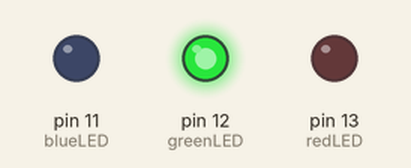
This sketch was run on a simulated Arduino Uno, built with avr-gcc and run on an emulated ATmega328P. Parts: output pins drawn as LEDs (lit = HIGH).

Above: at 1.2 s.
At 26.5 s:
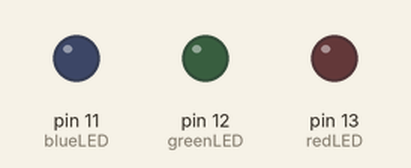
At 41.05 s:
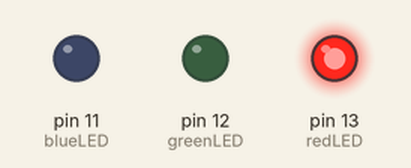
At 52.5 s:
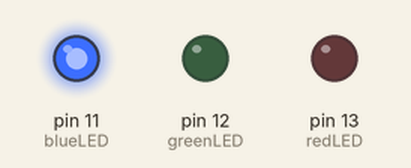
Timing chart, 0 to 53.3 s (numbered marks = the images above):
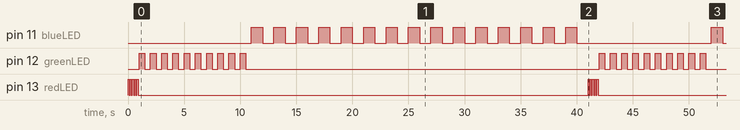

Measured:
- by itself, pin 11 (blueLED): repeats every 41.0 s: HIGH 1.0 s, LOW 12.0 s, 14 × (HIGH 1.0 s, LOW 1.0 s)
- by itself, pin 12 (greenLED): repeats every 41.0 s: 9 × (LOW 0.50 s, HIGH 0.50 s), LOW 31.5 s, HIGH 0.50 s
- by itself, pin 13 (redLED): repeats every 41.0 s: 4 × (LOW 0.10 s, HIGH 0.10 s), LOW 40.1 s, HIGH 0.10 s

The sketch:

Code.ino
```cpp
int redLED = 13;
int greenLED = 12;
int blueLED = 11;
int fast = 100;
int slow = 500;
int veryslow = 1000;

void setup() {
  // put your setup code here, to run once:
pinMode(redLED,OUTPUT);
pinMode(greenLED,OUTPUT);
pinMode(blueLED,OUTPUT);
}

void loop() {
  // put your main code here, to run repeatedly:
for(int i = 0; i < 5; i++) { //Blink the LED connected to pin 12 five times
  digitalWrite(redLED,HIGH);
  delay(fast);
  digitalWrite(redLED,LOW);
  delay(fast);
}
for(int i = 0; i < 10; i++) { //Blink the LED connected to pin 11 ten times
  digitalWrite(greenLED,HIGH);
  delay(slow);
  digitalWrite(greenLED,LOW);
  delay(slow);
}
for(int i = 0; i < 15; i++) { //Blink the LED connected to pin 10 fifteen times
  digitalWrite(blueLED,HIGH);
  delay(veryslow);
  digitalWrite(blueLED,LOW);
  delay(veryslow);
}
}
```
